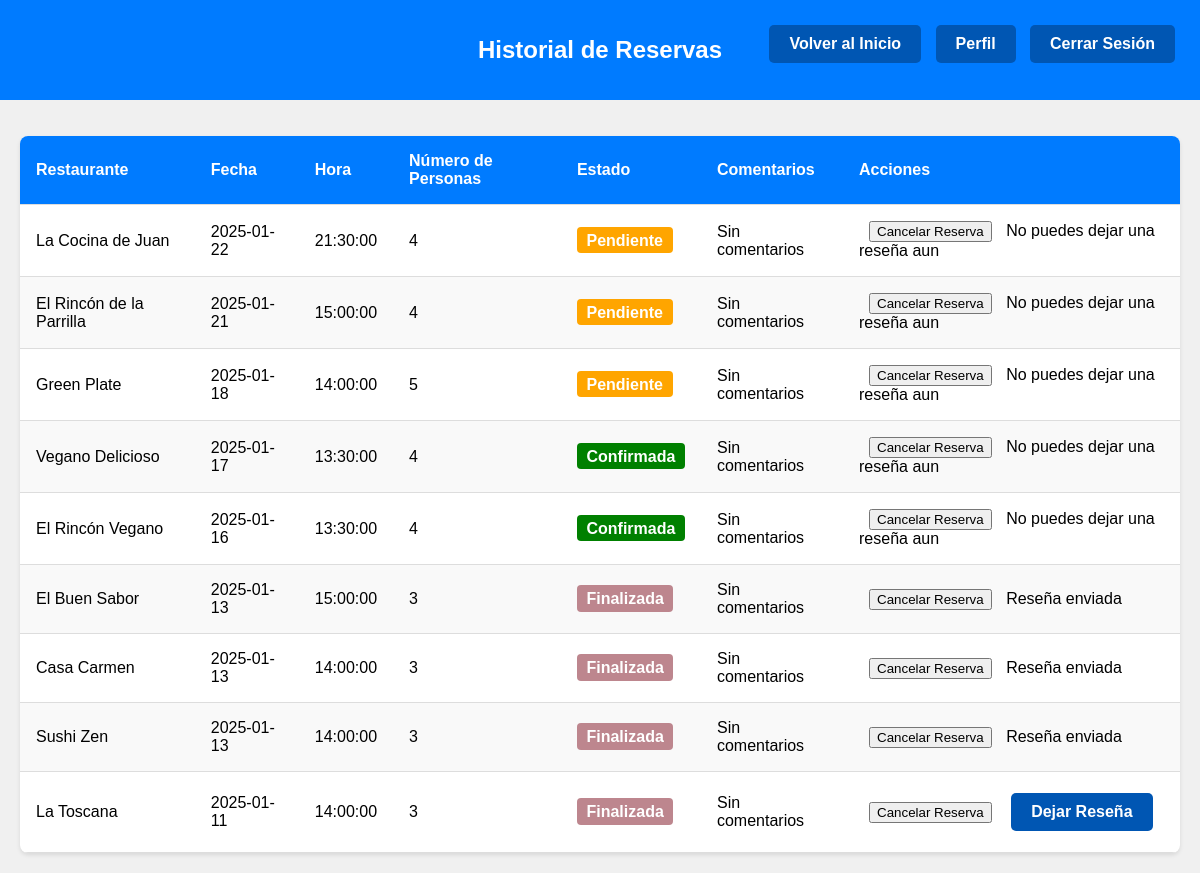
The app's page /src/Views/historial_reservas.php (signed in) with its own data.
### tables this page shows
CREATE TABLE `reservas` (
  `id_reserva` int(11) NOT NULL,
  `id_usuario` int(11) NOT NULL,
  `id_restaurante` int(11) NOT NULL,
  `fecha_reserva` date NOT NULL,
  `hora_reserva` time NOT NULL,
  `numero_comensales` int(11) NOT NULL,
  `estado_reserva` enum('Pendiente','Confirmada','Finalizada','Cancelada') DEFAULT 'Pendiente',
  `comentarios` text DEFAULT NULL
);

CREATE TABLE `restaurantes` (
  `id` int(11) NOT NULL,
  `nombre` varchar(100) NOT NULL,
  `direccion` varchar(255) DEFAULT NULL,
  `numero_direccion` int(15) NOT NULL,
  `ciudad` varchar(40) NOT NULL,
  `telefono` varchar(15) DEFAULT NULL,
  `email` varchar(100) DEFAULT NULL,
  `capacidad_total` int(11) DEFAULT NULL,
  `url_menu_pdf` varchar(255) DEFAULT NULL,
  `horario_apertura` varchar(100) DEFAULT NULL,
  `horario_cierre` varchar(100) DEFAULT NULL,
  `descripcion` text DEFAULT NULL,
  `Url_Foto` varchar(255) DEFAULT NULL,
  `propietario_id` int(11) NOT NULL,
  `precio_medio` int(11) NOT NULL DEFAULT 0
);

### src/Models/Reserva/ReservaDAO.php (called while the page is built, shortened)
<?php
class ReservaDAO
{
    private $conexion;
    public function __construct($conexion)
    {
        $this->conexion = $conexion;
    }
    public function obtenerReservasPorUsuario($usuarioId)
    {
        $sql = "SELECT id_reserva, fecha_reserva, hora_reserva, numero_comensales,
               estado_reserva, comentarios, rest.nombre AS nombre_restaurante
            FROM reservas
            JOIN restaurantes rest ON reservas.id_restaurante = rest.id
            WHERE reservas.id_usuario = :usuario_id
            ORDER BY reservas.fecha_reserva DESC, reservas.hora_reserva DESC";
        $stmt = $this->conexion->prepare($sql);
        $stmt->execute(['usuario_id' => $usuarioId]);
        return $stmt->fetchAll(PDO::FETCH_ASSOC);
    }
}
?>

### src/Models/Resena/ResenaDAO.php (called while the page is built, shortened)
<?php
class ResenaDAO
{
    private $conexion;
    public function __construct($conexion)
    {
        $this->conexion = $conexion;
    }
    public function existeResenaParaReserva($idReserva)
    {
        $sql = "SELECT COUNT(*) FROM resenas WHERE id_reserva = :id_reserva";
        $stmt = $this->conexion->prepare($sql);
        $stmt->execute(['id_reserva' => $idReserva]);
        return $stmt->fetchColumn() > 0;
    }
}

### src/Views/historial_reservas.php (the view, shortened to what this page needs)
<?php
require_once("../Models/Reserva/ReservaDAO.php");
require_once("../Models/Resena/ResenaDAO.php");
$conexion = obtenerPdoConexionBD();
$usuarioId = $_SESSION['usuario_id'];
$reservaDAO = new Reserva\ReservaDAO($conexion);
$reservas = $reservaDAO->obtenerReservasPorUsuario($usuarioId);
$resenaDAO = new Resena\ResenaDAO($conexion);
?>
<!DOCTYPE html>
<html lang="es">
<head>
    <link rel="stylesheet" href="../../styles.css">
</head>
<body>
<div class="header">
    <h1>Historial de Reservas</h1>
    <div class="buttons">
        <a href="inicio.php" class="button">Volver al Inicio</a>
        <a href="perfil.php" class="button">Perfil</a>
        <a href="../Controls/cerrar_sesion.php" class="button">Cerrar Sesión</a>
    </div>
</div>
<div class="content">
    <?php if (empty($reservas)): ?>
        <p>No tienes reservas realizadas.</p>
    <?php else: ?>
        <table class="reservas-table">
            <thead>
            <tr>
                <th>Restaurante</th>
                <th>Fecha</th>
                <th>Hora</th>
                <th>Número de Personas</th>
                <th>Estado</th>
                <th>Comentarios</th>
                <th>Acciones</th>
            </tr>
            </thead>
            <tbody>
            <?php foreach ($reservas as $reserva): ?>
                <tr>
                    <td><?php echo htmlspecialchars($reserva['nombre_restaurante']); ?></td>
                    <td><?php echo htmlspecialchars($reserva['fecha_reserva']); ?></td>
                    <td><?php echo htmlspecialchars($reserva['hora_reserva']); ?></td>
                    <td><?php echo htmlspecialchars($reserva['numero_comensales']); ?></td>
                    <td>
                        <span class="estado <?php echo strtolower($reserva['estado_reserva']); ?>">
                            <?php echo htmlspecialchars($reserva['estado_reserva']); ?>
                        </span>
                    </td>
                    <td><?php echo htmlspecialchars($reserva['comentarios'] ?: 'Sin comentarios'); ?></td>
                    <td>
                        <?php if ($reserva['estado_reserva'] !== 'Cancelada'): ?>
                            <form method="POST" action="../Controls/cancelar_reserva.php" style="display: inline;">
                                <button type="submit" class="button-cancelar" onclick="return confirm('¿Estás seguro de que deseas cancelar esta reserva?');">
                                    Cancelar Reserva
                                </button>
                            </form>
                        <?php else: ?>
                            <span>Reserva Cancelada</span>
                        <?php endif; ?>
                        <?php if ($reserva['estado_reserva'] === 'Finalizada' && !$resenaDAO->existeResenaParaReserva($reserva['id_reserva'])): ?>
                            <a href="dejar_resena.php?id_reserva=<?php echo $reserva['id_reserva']; ?>" class="button">Dejar Reseña</a>
                        <?php elseif ($resenaDAO->existeResenaParaReserva($reserva['id_reserva'])): ?>
                            <span>Reseña enviada</span>
                        <?php else: ?>
                            <span>No puedes dejar una reseña aun</span>
                        <?php endif; ?>
                    </td>
                </tr>
            <?php endforeach; ?>
            </tbody>
        </table>
    <?php endif; ?>
</div>
</body>
</html>

### styles.css (style rules this page uses)
body { font-family: Arial, sans-serif; background-color: #f0f0f0; margin: 0; padding: 0; text-align: center; }
.header { background-color: #007bff; color: #fff; padding: 20px; text-align: center; }
h1 { font-size: 24px; }
.buttons { text-align: right; position: absolute; top: 20px; right: 20px; }
.button { display: inline-block; background-color: #0056b3; color: #fff; text-decoration: none; padding: 10px 20px; margin: 5px; border-radius: 5px; font-weight: bold; }
.content { text-align: center; padding: 20px; }
form { text-align: left; padding: 10px; }
.reservas-table { width: 100%; border-collapse: collapse; margin-top: 1rem; background-color: white; border-radius: 8px; overflow: hidden; box-shadow: 0 2px 4px rgba(0, 0, 0, 0.1); }
.reservas-table thead { background-color: #007BFF; color: white; }
.reservas-table th, .reservas-table td { padding: 1rem; text-align: left; border-bottom: 1px solid #ddd; }
.reservas-table tbody tr:nth-child(even) { background-color: #f9f9f9; }
.estado { padding: 0.3rem 0.6rem; border-radius: 4px; color: white; font-weight: bold; text-align: center; }
.estado.pendiente { background-color: orange; }
.estado.confirmada { background-color: green; }
.estado.finalizada { background-color: #bd868e; }

### records on screen
reservas: id_restaurante.nombre "La Cocina de Juan", fecha_reserva "2025-01-22", hora_reserva "21:30:00", numero_comensales "4", estado_reserva "Pendiente", comentarios "Sin comentarios", shows "No puedes dejar una reseña aun"
reservas: id_restaurante.nombre "El Rincón de la Parrilla", fecha_reserva "2025-01-21", hora_reserva "15:00:00", numero_comensales "4", estado_reserva "Pendiente", comentarios "Sin comentarios", shows "No puedes dejar una reseña aun"
reservas: id_restaurante.nombre "Green Plate", fecha_reserva "2025-01-18", hora_reserva "14:00:00", numero_comensales "5", estado_reserva "Pendiente", comentarios "Sin comentarios", shows "No puedes dejar una reseña aun"
reservas: id_restaurante.nombre "Vegano Delicioso", fecha_reserva "2025-01-17", hora_reserva "13:30:00", numero_comensales "4", estado_reserva "Confirmada", comentarios "Sin comentarios", shows "No puedes dejar una reseña aun"
reservas: id_restaurante.nombre "El Rincón Vegano", fecha_reserva "2025-01-16", hora_reserva "13:30:00", numero_comensales "4", estado_reserva "Confirmada", comentarios "Sin comentarios", shows "No puedes dejar una reseña aun"
reservas: id_restaurante.nombre "El Buen Sabor", fecha_reserva "2025-01-13", hora_reserva "15:00:00", numero_comensales "3", estado_reserva "Finalizada", comentarios "Sin comentarios", shows "Reseña enviada"
reservas: id_restaurante.nombre "Casa Carmen", fecha_reserva "2025-01-13", hora_reserva "14:00:00", numero_comensales "3", estado_reserva "Finalizada", comentarios "Sin comentarios", shows "Reseña enviada"
reservas: id_restaurante.nombre "Sushi Zen", fecha_reserva "2025-01-13", hora_reserva "14:00:00", numero_comensales "3", estado_reserva "Finalizada", comentarios "Sin comentarios", shows "Reseña enviada"
reservas: id_restaurante.nombre "La Toscana", fecha_reserva "2025-01-11", hora_reserva "14:00:00", numero_comensales "3", estado_reserva "Finalizada", comentarios "Sin comentarios"
